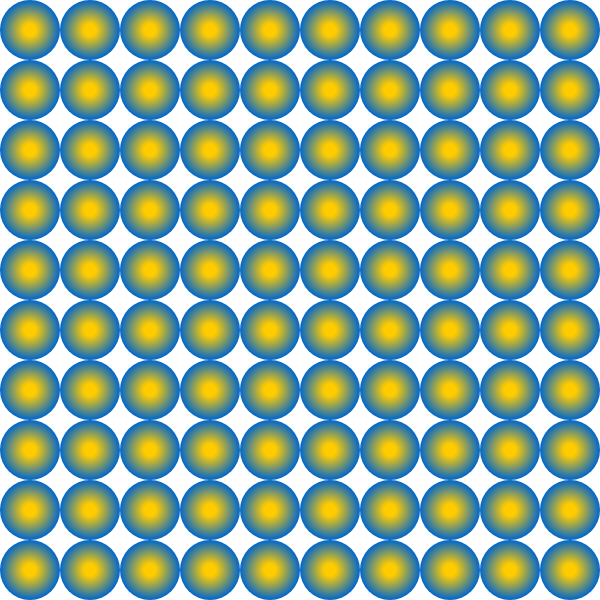
Frame 1 (no input)
Frame 2 (the mouse pressed at the canvas centre, redrawn once): identical to frame 1, image omitted

The p5.js sketch that drew this single still picture (run headless with seeded random() and noise() and a simulated clock; the mouse was pressed at the canvas centre and the sketch redrawn once):

// p5.js sketch
// ── sketch.js
// This function runs once when the program starts
function setup() {
  // Create a 600x600 pixel canvas
  createCanvas(600, 600);

  // Ensure the draw function only runs once
  noLoop(); 
}

// This function runs once to draw on the canvas
function draw() {
  // Set the background color to white
  background(255);

  // Call the function to draw the pattern
  drawPattern();
}

// Function to draw a pattern of gradient circles
function drawPattern() {
  // Set the number of rows and columns
  let rows = 10;
  let cols = 10;

  // Calculate the size of each cell in the grid
  let cellSize = width / cols;

  // Loop through each row
  for (let y = 0; y < rows; y++) {
    // Loop through each column
    for (let x = 0; x < cols; x++) {
      // Calculate the x and y position for each cell
      let xPos = x * cellSize;
      let yPos = y * cellSize;

      // Draw a gradient circle at the calculated position
      drawGradientCircle(xPos, yPos, cellSize);
    }
  }
}

// Function to draw a gradient circle at (x, y) with the given size
function drawGradientCircle(x, y, size) {
  // Create a radial gradient
  let gradient = drawingContext.createRadialGradient(
    x + size / 2, y + size / 2, size * 0.1,  // inner circle
    x + size / 2, y + size / 2, size / 2     // outer circle
  );

  // Add color stops to the gradient
  gradient.addColorStop(0, color(255, 204, 0)); // yellow at the center
  gradient.addColorStop(1, color(0, 102, 204)); // blue at the edge

  // Set the fill style to the gradient
  drawingContext.fillStyle = gradient;

  // Disable stroke
  noStroke();

  // Draw an ellipse with the gradient fill
  ellipse(x + size / 2, y + size / 2, size, size);
}
